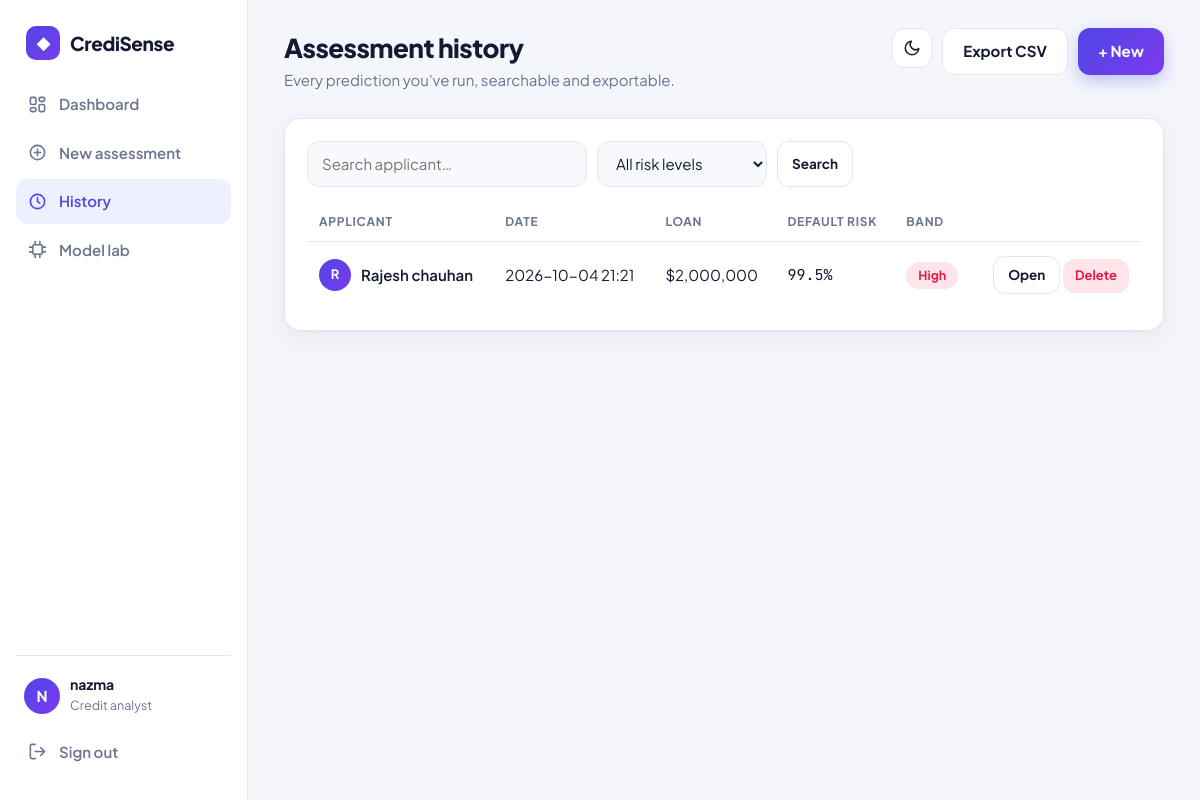
The app's page /history (signed in) with its own data.
### tables this page shows
CREATE TABLE assessments(
        id INTEGER PRIMARY KEY AUTOINCREMENT, user_id INTEGER NOT NULL,
        applicant TEXT NOT NULL, inputs TEXT NOT NULL, probability REAL NOT NULL,
        band TEXT NOT NULL, created TEXT NOT NULL);

### app.py (the view)
@app.get("/history", name="history")
def history(request: Request, uid=Depends(current_user), conn=Depends(get_db)):
    q = request.query_params.get("q", "").strip()
    band = request.query_params.get("band", "")
    sql, args = "SELECT * FROM assessments WHERE user_id=?", [uid]
    if q:
        sql += " AND applicant LIKE ?"
        args.append(f"%{q}%")
    if band in ("Low", "Moderate", "High"):
        sql += " AND band=?"
        args.append(band)
    rows = conn.execute(sql + " ORDER BY id DESC", args).fetchall()
    items = [dict(r, loan=json.loads(r["inputs"])["loan_amnt"]) for r in rows]
    return render(request, "history.html", items=items, q=q, band=band)

### templates/history.html (shortened to what this page needs)
{% extends 'base.html' %}
{% block content %}
<div class="top"><div><h1>Assessment history</h1><p class="sub">Every prediction you've run, searchable and exportable.</p></div>
  <div style="display:flex;gap:10px"><button class="icon-btn" data-theme-toggle title="Toggle theme" type="button"><svg width="18" height="18" viewBox="0 0 24 24" fill="none" stroke="currentColor" stroke-width="2" stroke-linecap="round" stroke-linejoin="round"><path d="M21 12.8A9 9 0 1 1 11.2 3a7 7 0 0 0 9.8 9.8z"/></svg></button><a class="btn ghost" href="{{ url_for('export') }}">Export CSV</a><a class="btn" href="{{ url_for('assess') }}">+ New</a></div></div>
<div class="card">
  <form class="toolbar" method="get">
    <input name="q" value="{{ q }}" placeholder="Search applicant…">
    <select name="band" onchange="this.form.submit()"><option value="">All risk levels</option>{% for b in ['Low','Moderate','High'] %}<option {{ 'selected' if band==b }}>{{ b }}</option>{% endfor %}</select>
    <button class="btn ghost sm">Search</button>
  </form>
  {% if items %}
  <div style="overflow-x:auto"><table><thead><tr><th>Applicant</th><th>Date</th><th>Loan</th><th>Default risk</th><th>Band</th><th></th></tr></thead><tbody>
  {% for r in items %}<tr>
    <td><div class="who"><div class="av">{{ r.applicant[0]|upper }}</div>{{ r.applicant }}</div></td>
    <td>{{ r.created }}</td><td>${{ '{:,.0f}'.format(r.loan) }}</td>
    <td class="mono">{{ '%.1f'|format(r.probability*100) }}%</td><td><span class="pill {{ r.band }}">{{ r.band }}</span></td>
    <td style="white-space:nowrap;text-align:right"><a class="btn ghost sm" href="{{ url_for('result', aid=r.id) }}">Open</a>
      <form method="post" action="{{ url_for('delete', aid=r.id) }}" style="display:inline" onsubmit="return confirm('Delete this assessment?')"><button class="btn danger">Delete</button></form></td></tr>{% endfor %}
  </tbody></table></div>
  {% else %}<div class="empty"><b>No assessments found</b>Try a different search, or run a new assessment.</div>{% endif %}
</div>
{% endblock %}

### static/css/style.css (style rules this page uses)
:root { --bg:#f4f6fb; --surface:#fff; --surface2:#f8f9fd; --line:#e4e8f1; --text:#141a33; --muted:#6b7490; --brand:#4f46e5; --brand2:#7c3aed; --brand-soft:#eef0ff; --low:#059669; --low-soft:#dcfce7; --mid:#d97706; --mid-soft:#fef3c7; --high:#e11d48; --high-soft:#ffe4e9; --shadow:0 1px 2px rgba(20,26,51,.04),0 8px 24px rgba(20,26,51,.06); --radius:16px; --side:248px; }
* { box-sizing:border-box;margin:0 }
body { font-family:'Plus Jakarta Sans',system-ui,sans-serif;background:var(--bg);color:var(--text);font-size:15px;line-height:1.5;-webkit-font-smoothing:antialiased }
a { color:inherit;text-decoration:none }
.mono { font-family:'JetBrains Mono',monospace }
.av { width:36px;height:36px;border-radius:50%;background:linear-gradient(135deg,var(--brand),var(--brand2));color:#fff;display:grid;place-items:center;font-weight:700 }
.top { display:flex;justify-content:space-between;align-items:flex-start;margin-bottom:26px;gap:16px;flex-wrap:wrap }
h1 { font-size:26px;letter-spacing:-.02em;font-weight:800 }
.sub { color:var(--muted);margin-top:2px }
.icon-btn { border:1px solid var(--line);background:var(--surface);color:var(--text);width:40px;height:40px;border-radius:12px;cursor:pointer;display:grid;place-items:center }
.card { background:var(--surface);border:1px solid var(--line);border-radius:var(--radius);padding:22px;box-shadow:var(--shadow) }
.btn { display:inline-flex;align-items:center;justify-content:center;gap:8px;padding:11px 20px;border-radius:12px;border:0;font:inherit;font-weight:700;cursor:pointer;transition:.15s;background:linear-gradient(135deg,var(--brand),var(--brand2));color:#fff;box-shadow:0 6px 16px rgba(79,70,229,.3) }
.btn.ghost { background:var(--surface);color:var(--text);border:1px solid var(--line);box-shadow:none }
.btn.danger { background:var(--high-soft);color:var(--high);box-shadow:none;padding:7px 12px;font-size:13px }
.btn.sm { padding:8px 14px;font-size:13.5px }
.pill { display:inline-block;padding:4px 12px;border-radius:99px;font-size:12.5px;font-weight:700 }
.pill.High { background:var(--high-soft);color:var(--high) }
input,select { width:100%;padding:11px 14px;border:1px solid var(--line);border-radius:12px;background:var(--surface2);color:var(--text);font:inherit;transition:.15s }
table { width:100%;border-collapse:collapse }
th { text-align:left;font-size:12px;text-transform:uppercase;letter-spacing:.06em;color:var(--muted);padding:10px 12px;border-bottom:1px solid var(--line) }
td { padding:14px 12px;border-bottom:1px solid var(--line) }
tr:last-child td { border-bottom:0 }
.who { display:flex;align-items:center;gap:10px;font-weight:600 }
.who .av { width:32px;height:32px;font-size:13px }
.toolbar { display:flex;gap:10px;flex-wrap:wrap;margin-bottom:16px }
.toolbar input { max-width:280px }
.toolbar select { max-width:170px }
.top>div:first-child { flex:1;min-width:260px }

### records on screen
assessments: applicant "R", applicant "Rajesh chauhan", created "2026-10-04 21:21", loan "2,000,000", r.probability*100 "99.5", band "High"

### other values on screen
{{ user_name[0]|upper }} "N"
{{ user_name }} "nazma"
